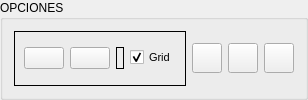
      <widget class="QGroupBox" name="groupBox_3">
       <property name="sizePolicy">
        <sizepolicy hsizetype="Expanding" vsizetype="Fixed">
         <horstretch>2</horstretch>
         <verstretch>0</verstretch>
        </sizepolicy>
       </property>
       <property name="maximumSize">
        <size>
         <width>16777215</width>
         <height>125</height>
        </size>
       </property>
       <property name="font">
        <font>
         <pointsize>9</pointsize>
        </font>
       </property>
       <property name="title">
        <string>OPCIONES</string>
       </property>
       <layout class="QHBoxLayout" name="horizontalLayout_13">
        <item>
         <widget class="QFrame" name="frame_5">
          <property name="enabled">
           <bool>true</bool>
          </property>
          <property name="sizePolicy">
           <sizepolicy hsizetype="Preferred" vsizetype="Preferred">
            <horstretch>1</horstretch>
            <verstretch>0</verstretch>
           </sizepolicy>
          </property>
          <property name="frameShape">
           <enum>QFrame::Box</enum>
          </property>
          <property name="frameShadow">
           <enum>QFrame::Plain</enum>
          </property>
          <layout class="QGridLayout" name="gridLayout_9">
           <item row="0" column="0">
            <layout class="QHBoxLayout" name="horizontalLayout_12">
             <item>
              <widget class="QPushButton" name="m_pbGridMas">
               <property name="enabled">
                <bool>true</bool>
               </property>
               <property name="text">
                <string/>
               </property>
               <property name="icon">
                <iconset resource="../../In2Apps/In2Designer/In2Designer/shared.qrc">
                 <normaloff>:/res/images/plus24.png</normaloff>:/res/images/plus24.png</iconset>
               </property>
              </widget>
             </item>
             <item>
              <widget class="QPushButton" name="m_pbGridMenos">
               <property name="enabled">
                <bool>true</bool>
               </property>
               <property name="text">
                <string/>
               </property>
               <property name="icon">
                <iconset resource="../../In2Apps/In2Designer/In2Designer/shared.qrc">
                 <normaloff>:/res/images/minus24.png</normaloff>:/res/images/minus24.png</iconset>
               </property>
              </widget>
             </item>
             <item>
              <widget class="QLabel" name="m_gridSize">
               <property name="font">
                <font>
                 <pointsize>8</pointsize>
                </font>
               </property>
               <property name="frameShape">
                <enum>QFrame::Box</enum>
               </property>
               <property name="text">
                <string/>
               </property>
              </widget>
             </item>
             <item>
              <widget class="QCheckBox" name="m_showGrid">
               <property name="enabled">
                <bool>true</bool>
               </property>
               <property name="font">
                <font>
                 <pointsize>8</pointsize>
                </font>
               </property>
               <property name="text">
                <string>Grid</string>
               </property>
               <property name="checked">
                <bool>true</bool>
               </property>
              </widget>
             </item>
            </layout>
           </item>
          </layout>
         </widget>
        </item>
        <item>
         <layout class="QHBoxLayout" name="horizontalLayout_5">
          <item>
           <widget class="QPushButton" name="m_AceptarButton">
            <property name="sizePolicy">
             <sizepolicy hsizetype="Preferred" vsizetype="Preferred">
              <horstretch>0</horstretch>
              <verstretch>0</verstretch>
             </sizepolicy>
            </property>
            <property name="minimumSize">
             <size>
              <width>30</width>
              <height>25</height>
             </size>
            </property>
            <property name="maximumSize">
             <size>
              <width>30</width>
              <height>30</height>
             </size>
            </property>
            <property name="font">
             <font>
              <pointsize>10</pointsize>
              <weight>75</weight>
              <bold>true</bold>
             </font>
            </property>
            <property name="text">
             <string/>
            </property>
            <property name="icon">
             <iconset resource="../../In2Apps/In2Designer/In2Designer/shared.qrc">
              <normaloff>:/res/images/Ok.png</normaloff>:/res/images/Ok.png</iconset>
            </property>
            <property name="iconSize">
             <size>
              <width>16</width>
              <height>16</height>
             </size>
            </property>
           </widget>
          </item>
          <item>
           <widget class="QPushButton" name="m_CancelButton">
            <property name="sizePolicy">
             <sizepolicy hsizetype="Preferred" vsizetype="Preferred">
              <horstretch>0</horstretch>
              <verstretch>0</verstretch>
             </sizepolicy>
            </property>
            <property name="minimumSize">
             <size>
              <width>30</width>
              <height>25</height>
             </size>
            </property>
            <property name="maximumSize">
             <size>
              <width>30</width>
              <height>30</height>
             </size>
            </property>
            <property name="font">
             <font>
              <pointsize>10</pointsize>
              <weight>75</weight>
              <bold>true</bold>
             </font>
            </property>
            <property name="text">
             <string/>
            </property>
            <property name="icon">
             <iconset resource="../../In2Apps/In2Designer/In2Designer/shared.qrc">
              <normaloff>:/res/images/Cancel.png</normaloff>:/res/images/Cancel.png</iconset>
            </property>
            <property name="iconSize">
             <size>
              <width>16</width>
              <height>16</height>
             </size>
            </property>
           </widget>
          </item>
          <item>
           <widget class="QPushButton" name="m_AceptarValores">
            <property name="sizePolicy">
             <sizepolicy hsizetype="Preferred" vsizetype="Preferred">
              <horstretch>0</horstretch>
              <verstretch>0</verstretch>
             </sizepolicy>
            </property>
            <property name="minimumSize">
             <size>
              <width>30</width>
              <height>25</height>
             </size>
            </property>
            <property name="maximumSize">
             <size>
              <width>30</width>
              <height>30</height>
             </size>
            </property>
            <property name="font">
             <font>
              <pointsize>10</pointsize>
             </font>
            </property>
            <property name="text">
             <string/>
            </property>
            <property name="icon">
             <iconset resource="../../In2Apps/In2Designer/In2Designer/shared.qrc">
              <normaloff>:/res/images/reload.png</normaloff>:/res/images/reload.png</iconset>
            </property>
            <property name="iconSize">
             <size>
              <width>16</width>
              <height>16</height>
             </size>
            </property>
           </widget>
          </item>
         </layout>
        </item>
       </layout>
      </widget>
